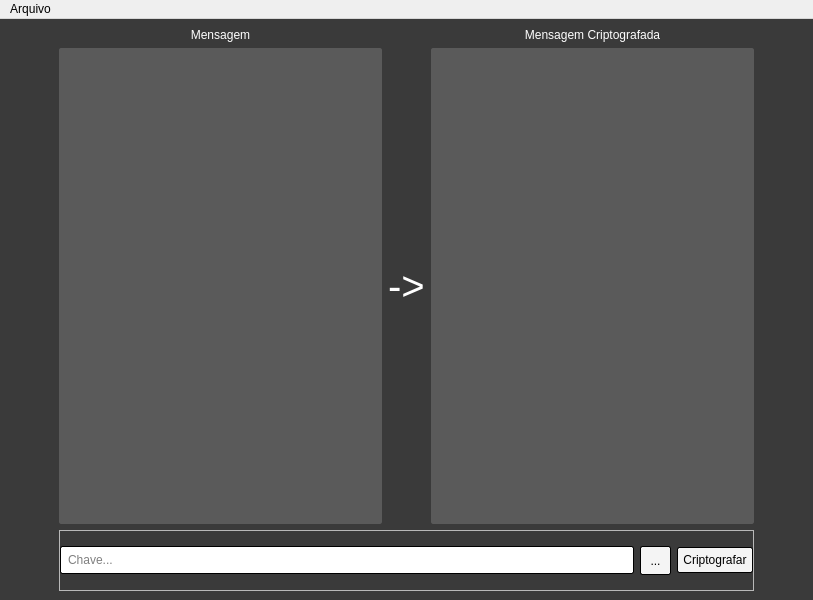
<?xml version="1.0" encoding="UTF-8"?>
<ui version="4.0">
 <class>mainWindow</class>
 <widget class="QMainWindow" name="mainWindow">
  <property name="geometry">
   <rect>
    <x>0</x>
    <y>0</y>
    <width>813</width>
    <height>600</height>
   </rect>
  </property>
  <property name="windowTitle">
   <string>MainWindow</string>
  </property>
  <widget class="QWidget" name="centralwidget">
   <property name="styleSheet">
    <string notr="true">#centralwidget {
	background: #3a3a3a;
}

QLabel {
	color: #fff
}

QPlainTextEdit {
	padding: 5px;
	border: 1px solid #5a5a5a;
	background-color: #5a5a5a;
	border-radius: 2px;
	color: white
}

QLineEdit {
	padding: 5px;
	border: 1px solid black;
	border-radius: 2px;
}

QToolButton, QPushButton {
	padding: 5px;
	background-color: #f4f4f4;
	border: 1px solid black;
	border-radius: 2px;
}

QToolButton:hover, QPushButton:hover {
	background-color: #909090
}
</string>
   </property>
   <layout class="QGridLayout" name="gridLayout">
    <item row="0" column="1">
     <widget class="QLabel" name="label_2">
      <property name="text">
       <string>Mensagem</string>
      </property>
      <property name="alignment">
       <set>Qt::AlignmentFlag::AlignCenter</set>
      </property>
     </widget>
    </item>
    <item row="0" column="3">
     <widget class="QLabel" name="label_3">
      <property name="text">
       <string>Mensagem Criptografada</string>
      </property>
      <property name="scaledContents">
       <bool>false</bool>
      </property>
      <property name="alignment">
       <set>Qt::AlignmentFlag::AlignCenter</set>
      </property>
     </widget>
    </item>
    <item row="1" column="0">
     <spacer name="horizontalSpacer_2">
      <property name="orientation">
       <enum>Qt::Orientation::Horizontal</enum>
      </property>
      <property name="sizeType">
       <enum>QSizePolicy::Policy::Fixed</enum>
      </property>
      <property name="sizeHint" stdset="0">
       <size>
        <width>50</width>
        <height>20</height>
       </size>
      </property>
     </spacer>
    </item>
    <item row="1" column="1">
     <widget class="QPlainTextEdit" name="plainTextEdit">
      <property name="minimumSize">
       <size>
        <width>270</width>
        <height>400</height>
       </size>
      </property>
     </widget>
    </item>
    <item row="1" column="2">
     <widget class="QLabel" name="label">
      <property name="minimumSize">
       <size>
        <width>0</width>
        <height>400</height>
       </size>
      </property>
      <property name="font">
       <font>
        <pointsize>30</pointsize>
       </font>
      </property>
      <property name="text">
       <string>-&gt;</string>
      </property>
      <property name="alignment">
       <set>Qt::AlignmentFlag::AlignCenter</set>
      </property>
     </widget>
    </item>
    <item row="1" column="3">
     <widget class="QPlainTextEdit" name="plainTextEdit_2">
      <property name="minimumSize">
       <size>
        <width>270</width>
        <height>400</height>
       </size>
      </property>
      <property name="documentTitle">
       <string/>
      </property>
      <property name="readOnly">
       <bool>true</bool>
      </property>
      <property name="overwriteMode">
       <bool>false</bool>
      </property>
      <property name="textInteractionFlags">
       <set>Qt::TextInteractionFlag::TextSelectableByKeyboard|Qt::TextInteractionFlag::TextSelectableByMouse</set>
      </property>
      <property name="backgroundVisible">
       <bool>false</bool>
      </property>
     </widget>
    </item>
    <item row="1" column="4">
     <spacer name="horizontalSpacer">
      <property name="orientation">
       <enum>Qt::Orientation::Horizontal</enum>
      </property>
      <property name="sizeType">
       <enum>QSizePolicy::Policy::Fixed</enum>
      </property>
      <property name="sizeHint" stdset="0">
       <size>
        <width>50</width>
        <height>20</height>
       </size>
      </property>
     </spacer>
    </item>
    <item row="2" column="0">
     <spacer name="horizontalSpacer_3">
      <property name="orientation">
       <enum>Qt::Orientation::Horizontal</enum>
      </property>
      <property name="sizeType">
       <enum>QSizePolicy::Policy::Fixed</enum>
      </property>
      <property name="sizeHint" stdset="0">
       <size>
        <width>50</width>
        <height>20</height>
       </size>
      </property>
     </spacer>
    </item>
    <item row="2" column="1" colspan="3">
     <widget class="QFrame" name="frame">
      <property name="minimumSize">
       <size>
        <width>671</width>
        <height>61</height>
       </size>
      </property>
      <property name="frameShape">
       <enum>QFrame::Shape::StyledPanel</enum>
      </property>
      <property name="frameShadow">
       <enum>QFrame::Shadow::Raised</enum>
      </property>
      <layout class="QHBoxLayout" name="horizontalLayout_2">
       <property name="leftMargin">
        <number>0</number>
       </property>
       <property name="rightMargin">
        <number>0</number>
       </property>
       <item>
        <layout class="QHBoxLayout" name="horizontalLayout">
         <item>
          <widget class="QLineEdit" name="lineEdit">
           <property name="inputMask">
            <string/>
           </property>
           <property name="maxLength">
            <number>32</number>
           </property>
           <property name="placeholderText">
            <string>Chave...</string>
           </property>
          </widget>
         </item>
         <item>
          <widget class="QToolButton" name="toolButton">
           <property name="cursor">
            <cursorShape>PointingHandCursor</cursorShape>
           </property>
           <property name="toolTip">
            <string>Gerar Chave</string>
           </property>
           <property name="text">
            <string>...</string>
           </property>
           <property name="icon">
            <iconset>
             <normaloff>../../../../../Downloads/key_30dp_UNDEFINED_FILL0_wght400_GRAD0_opsz24.png</normaloff>../../../../../Downloads/key_30dp_UNDEFINED_FILL0_wght400_GRAD0_opsz24.png</iconset>
           </property>
           <property name="shortcut">
            <string>Ctrl+K</string>
           </property>
           <property name="autoRaise">
            <bool>true</bool>
           </property>
           <property name="arrowType">
            <enum>Qt::ArrowType::NoArrow</enum>
           </property>
          </widget>
         </item>
        </layout>
       </item>
       <item>
        <widget class="QPushButton" name="pushButton">
         <property name="cursor">
          <cursorShape>PointingHandCursor</cursorShape>
         </property>
         <property name="text">
          <string>Criptografar</string>
         </property>
        </widget>
       </item>
      </layout>
     </widget>
    </item>
    <item row="2" column="4">
     <spacer name="horizontalSpacer_4">
      <property name="orientation">
       <enum>Qt::Orientation::Horizontal</enum>
      </property>
      <property name="sizeType">
       <enum>QSizePolicy::Policy::Fixed</enum>
      </property>
      <property name="sizeHint" stdset="0">
       <size>
        <width>50</width>
        <height>20</height>
       </size>
      </property>
     </spacer>
    </item>
   </layout>
  </widget>
  <widget class="QMenuBar" name="menubar">
   <property name="geometry">
    <rect>
     <x>0</x>
     <y>0</y>
     <width>813</width>
     <height>22</height>
    </rect>
   </property>
   <widget class="QMenu" name="menuArquivo">
    <property name="title">
     <string>Arquivo</string>
    </property>
    <addaction name="actionCriptografar"/>
    <addaction name="actionDescriptografar"/>
   </widget>
   <addaction name="menuArquivo"/>
  </widget>
  <action name="actionCriptografar">
   <property name="text">
    <string>Criptografar</string>
   </property>
  </action>
  <action name="actionDescriptografar">
   <property name="text">
    <string>Descriptografar</string>
   </property>
  </action>
 </widget>
 <resources/>
 <connections/>
</ui>
